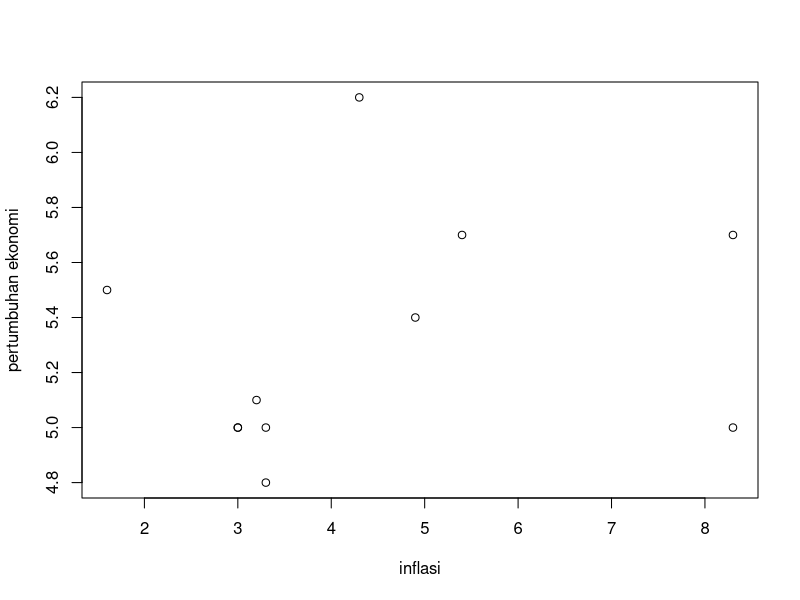

This chart was generated by the following R code:
## ---- chunk 1
library(readxl)
dat<-read_excel("inflasi.xlsx")
plot(dat$X,dat$Y,xlab="inflasi",ylab="pertumbuhan ekonomi")
## ---- chunk 2
library(readxl)
dat<-read_excel("inflasi.xlsx")
reg<-lm(Y~X,data=dat)
summary(reg)
